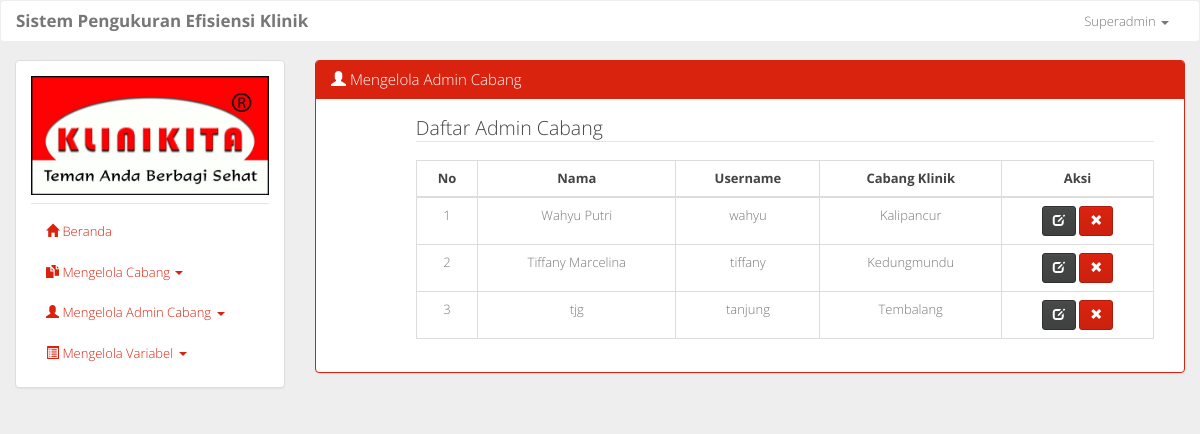
Page /mengelola_pengguna.php (signed in) on the earlier database version.
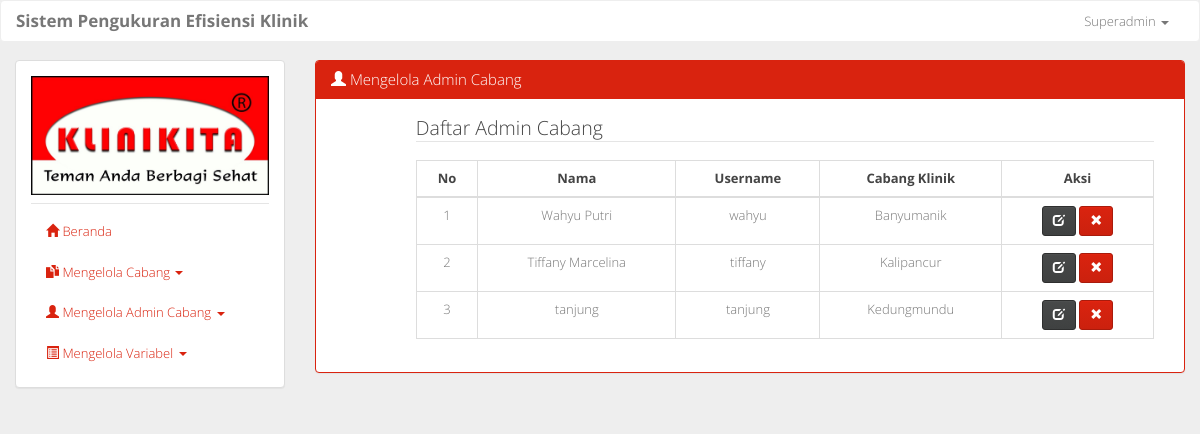
Same page on the later database version.
### tables this page shows
CREATE TABLE `tb_pengguna` (
  `id_pengguna` int(11) NOT NULL,
  `nama` varchar(50) NOT NULL,
  `username` varchar(50) NOT NULL,
  `password` varchar(50) NOT NULL,
  `id_klinik` int(11) NOT NULL,
  `level` char(1) NOT NULL
);

CREATE TABLE `tb_klinik` (
  `id_klinik` int(11) NOT NULL,
  `cabang_klinik` varchar(50) NOT NULL,
  `alamat` varchar(100) NOT NULL
);

### mengelola_pengguna.php (the view, shortened to what this page needs)
<?php include 'layout.php'; ?>
				<div class="col-sm-9">
					<div class="panel panel-primary">
					  	<div class="panel-heading">
					  	<?php
					  		if ($level == 'a') {
						  		echo '<h3 class="panel-title"><span class="glyphicon glyphicon-user"></span> Mengelola Admin Cabang</h3>';
						  	} elseif ($level == 'c') {
						  		echo '<h3 class="panel-title"><span class="glyphicon glyphicon-user"></span> Mengelola Manajer Cabang</h3>';
						  	}
					  	?>
					  	</div>
					  	<div class="panel-body">
						  	<div class="col-sm-11 col-sm-offset-1">
						  	<?php
						  		if ($level == 'a') {
						  			echo '<legend>Daftar Admin Cabang</legend>';
						  		} elseif ($level == 'c') {
						  			echo '<legend>Daftar Manajer Cabang</legend>';
								  	$q = mysqli_query($conn, 'SELECT * FROM tb_pengguna WHERE id_pengguna="'.$id.'"');
								  	$d = mysqli_fetch_assoc($q);
								  	$cabang_klinik = $d['id_klinik'];
						  		}
								$i=1;
								if ($level == 'a') {
									$query = mysqli_query($conn, "SELECT * FROM tb_pengguna AS p, tb_klinik AS k WHERE p.id_klinik = k.id_klinik AND p.level = 'c' ORDER BY p.id_pengguna ASC");
								} else {
									$query = mysqli_query($conn, 'SELECT * FROM tb_pengguna AS p, tb_klinik AS k WHERE p.id_klinik = k.id_klinik AND p.level = "m" AND p.id_klinik = "'.$cabang_klinik.'" ORDER BY p.id_pengguna ASC');
								}
								if (mysqli_num_rows($query) > 0) {
									echo '
										<table class="table table-bordered table-hover">
											<thead>
												<tr>
													<th>No</th>
													<th>Nama</th>
													<th>Username</th>
													<th>Cabang Klinik</th>
													<th>Aksi</th>
												</tr>
											</thead>
											<tbody>
									';
									while($pengguna = mysqli_fetch_assoc($query)) {
										echo '
											<tr>
												<td>'.$i.'</td>
												<td>'.$pengguna['nama'].'</td>
												<td>'.$pengguna['username'].'</td>
												<td>'.$pengguna['cabang_klinik'].'</td>
												<td>
													<a href="ubah_pengguna.php?type=ubah&id='.$pengguna['id_pengguna'].'" class="btn btn-default btn-sm"><span class="glyphicon glyphicon-edit"></span></a>
													<a href="process/hapus_pengguna.php?id='.$pengguna['id_pengguna'].'" onclick="return hapus()" class="btn btn-primary btn-sm"><span class="glyphicon glyphicon-remove"></span></a>
											       </td>
											</tr>
										';
										$i++;
									}
									echo '
											</tbody>
												</table>
									';
								}
							?>
						  	</div>
					  	</div>
					</div>
				</div>
<?php include 'layout2.php' ?>

### layout.php (shortened to what this page needs)
<?php
	if ((!ISSET($_SESSION['username'])) AND (!ISSET($_SESSION['password']))) {
		header('Location: index.php');
	} else {
		$level = $_SESSION["level"];
	}
?>
<!DOCTYPE html>
<html>
	<head>
		<link href="assets/css/bootstrap.min.css" rel="stylesheet">
		<link href="assets/css/style.css" rel="stylesheet">
	</head>
	<body>
		<div class="container-fluid">
			<div class="row">
				<nav class="navbar navbar-default">
				  	<div class="container-fluid">
				    	<div class="navbar-header">
				      		<a class="navbar-brand" href="beranda.php"><strong>Sistem Pengukuran Efisiensi Klinik</strong></a>
				    	</div>
				    	<div class="collapse navbar-collapse" id="bs-example-navbar-collapse-1">
				      		<ul class="nav navbar-nav navbar-right">
				        		<li class="dropdown">
				          			<a href="#" class="dropdown-toggle" data-toggle="dropdown" role="button" aria-expanded="false"><?php echo $_SESSION['user']; ?> <span class="caret"></span></a>
				        		</li>
				      		</ul>
				    	</div>
				  	</div>
				</nav>
			</div>
			<div class="row">
				<div class="col-sm-3 sidebar">
					<div class="panel panel-default">
					  	<div class="panel-body">
							<img src="assets/img/logo_klinikita.jpg" class="img-responsive">
					    	<ul class="nav nav-pills nav-stacked" id="stacked-menu">
					    		<li class="nav-divider"></li>
								<li>
									<a href="beranda.php"><span class="glyphicon glyphicon-home"></span> Beranda</a>
								</li>
								<?php
									if ($level == 'a') {
										echo '
											<li>
								            	<a data-toggle="collapse" data-parent="#stacked-menu" href="#p1"><span class="glyphicon glyphicon-duplicate"></span> Mengelola Cabang <span class="caret arrow"></span></a>
								            	<ul class="nav nav-pills nav-stacked collapse" id="p1">
							            			<li><a href="tambah_cabang.php">Tambah Cabang</a></li>
										            <li><a href="mengelola_cabang.php">Daftar Cabang</a></li>
							          			</ul>
								            </li>
								            <li>
								            	<a data-toggle="collapse" data-parent="#stacked-menu" href="#p2"><span class="glyphicon glyphicon-user"></span> Mengelola Admin Cabang <span class="caret arrow"></span></a>
								            	<ul class="nav nav-pills nav-stacked collapse" id="p2">
							            			<li><a href="tambah_pengguna.php">Tambah Admin Cabang</a></li>
										            <li><a href="mengelola_pengguna.php">Daftar Admin Cabang</a></li>
							          			</ul>
								            </li>
								            <li>
								            	<a data-toggle="collapse" data-parent="#stacked-menu" href="#p3"><span class="glyphicon glyphicon-list-alt"></span> Mengelola Variabel <span class="caret arrow"></span></a>
								            	<ul class="nav nav-pills nav-stacked collapse" id="p3">
							            			<li><a href="tambah_variabel.php">Tambah Variabel</a></li>
										            <li><a href="mengelola_variabel.php">Daftar Variabel</a></li>
							          			</ul>
								            </li>
										';
									}
								?>
							</ul>
					  	</div>
					</div>
				</div>

### layout2.php (shortened to what this page needs)
			</div>
	    </div>
	</body>
</html>

### assets/css/style.css (style rules this page uses)
body { background-color: #eee; }
th, td { text-align: center; }

Differences in the rows shown:
changed through a linked row, tb_pengguna "Wahyu Putri": id_klinik.cabang_klinik "Kalipancur" → "Banyumanik"
changed through a linked row, tb_pengguna "Tiffany Marcelina": id_klinik.cabang_klinik "Kedungmundu" → "Kalipancur"
changed tb_pengguna "tanjung": nama "tjg" → "tanjung"; id_klinik.cabang_klinik "Tembalang" → "Kedungmundu"
